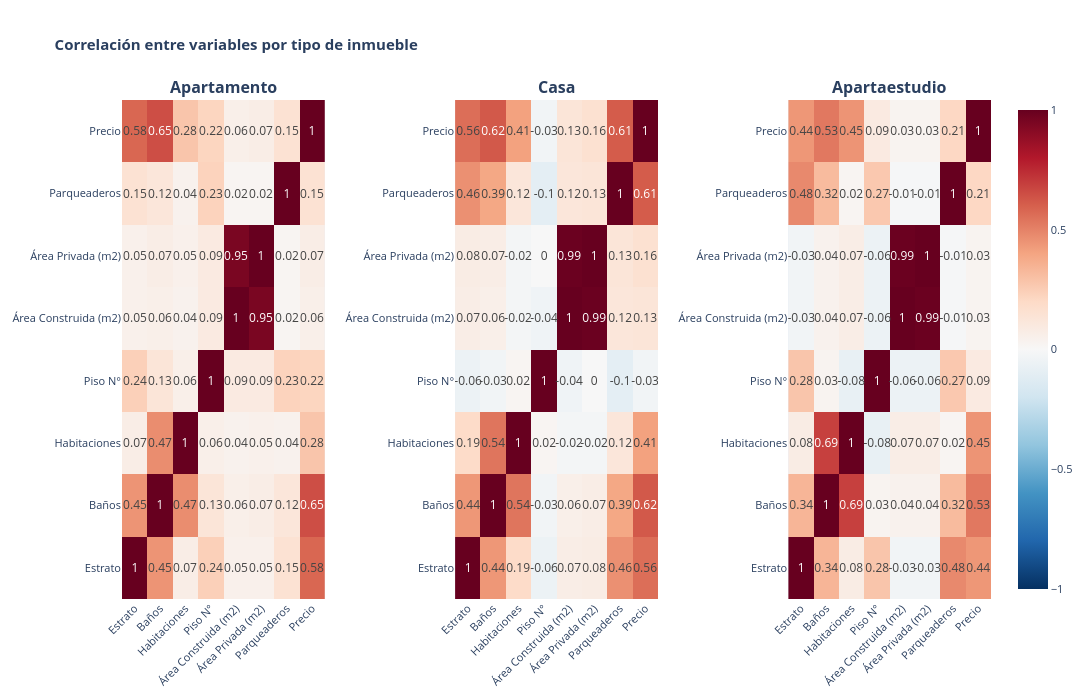

Here is the notebook cell this chart was saved with:
### Code cell
from plotly.subplots import make_subplots
import plotly.graph_objects as go

cols_numericas = ["Estrato", "Baños", "Habitaciones", "Piso N°", 
                  "Área Construida (m2)", "Área Privada (m2)", 
                  "Parqueaderos", "Precio"]

tipos = df_filtrado['Tipo de Inmueble'].unique()

fig = make_subplots(
    rows=1, cols=len(tipos),
    subplot_titles=[f"<b>{tipo}</b>" for tipo in tipos],
    horizontal_spacing=0.15  # Más espacio entre gráficos
)

for i, tipo in enumerate(tipos, 1):
    df_tipo = df_filtrado[df_filtrado['Tipo de Inmueble'] == tipo]
    corr = df_tipo[cols_numericas].corr().round(2)
    
    fig.add_trace(
        go.Heatmap(
            z=corr.values,
            x=corr.columns,
            y=corr.columns,
            colorscale="RdBu_r",
            zmid=0,
            text=corr.values,
            texttemplate='%{text}',
            textfont={"size": 12},  # Texto más grande
            showscale=(i == len(tipos))
        ),
        row=1, col=i
    )

fig.update_layout(
    title_text="<b>Correlación entre variables por tipo de inmueble</b>",
    height=700,  # Más alto
    width=550 * len(tipos),  # Más ancho por gráfico
    font=dict(size=11)
)

# Rotar etiquetas del eje x
fig.update_xaxes(tickangle=-45)

fig.show()

### Figure 1 — Plotly figure (JSON) as saved in the notebook; plotly's stock layout.template omitted (floating-point values rounded to 4 significant figures)
{"data": [{"colorscale": [[0, "rgb(5,48,97)"], [0.1, "rgb(33,102,172)"], [0.2, "rgb(67,147,195)"], [0.3, "rgb(146,197,222)"], [0.4, "rgb(209,229,240)"], [0.5, "rgb(247,247,247)"], [0.6, "rgb(253,219,199)"], [0.7, "rgb(244,165,130)"], [0.8, "rgb(214,96,77)"], [0.9, "rgb(178,24,43)"], [1, "rgb(103,0,31)"]], "showscale": false, "text": [[1.0, 0.45, 0.07, 0.24, 0.05, 0.05, 0.15, 0.58], [0.45, 1.0, 0.47, 0.13, 0.06, 0.07, 0.12, 0.65], [0.07, 0.47, 1.0, 0.06, 0.04, 0.05, 0.04, 0.28], [0.24, 0.13, 0.06, 1.0, 0.09, 0.09, 0.23, 0.22], [0.05, 0.06, 0.04, 0.09, 1.0, 0.95, 0.02, 0.06], [0.05, 0.07, 0.05, 0.09, 0.95, 1.0, 0.02, 0.07], [0.15, 0.12, 0.04, 0.23, 0.02, 0.02, 1.0, 0.15], [0.58, 0.65, 0.28, 0.22, 0.06, 0.07, 0.15, 1.0]], "textfont": {"size": 12}, "texttemplate": "%{text}", "type": "heatmap", "x": ["Estrato", "Baños", "Habitaciones", "Piso N°", "Área Construida (m2)", "Área Privada (m2)", "Parqueaderos", "Precio"], "xaxis": "x", "y": ["Estrato", "Baños", "Habitaciones", "Piso N°", "Área Construida (m2)", "Área Privada (m2)", "Parqueaderos", "Precio"], "yaxis": "y", "z": [[1.0, 0.45, 0.07, 0.24, 0.05, 0.05, 0.15, 0.58], [0.45, 1.0, 0.47, 0.13, 0.06, 0.07, 0.12, 0.65], [0.07, 0.47, 1.0, 0.06, 0.04, 0.05, 0.04, 0.28], [0.24, 0.13, 0.06, 1.0, 0.09, 0.09, 0.23, 0.22], [0.05, 0.06, 0.04, 0.09, 1.0, 0.95, 0.02, 0.06], [0.05, 0.07, 0.05, 0.09, 0.95, 1.0, 0.02, 0.07], [0.15, 0.12, 0.04, 0.23, 0.02, 0.02, 1.0, 0.15], [0.58, 0.65, 0.28, 0.22, 0.06, 0.07, 0.15, 1.0]], "zmid": 0}, {"colorscale": [[0, "rgb(5,48,97)"], [0.1, "rgb(33,102,172)"], [0.2, "rgb(67,147,195)"], [0.3, "rgb(146,197,222)"], [0.4, "rgb(209,229,240)"], [0.5, "rgb(247,247,247)"], [0.6, "rgb(253,219,199)"], [0.7, "rgb(244,165,130)"], [0.8, "rgb(214,96,77)"], [0.9, "rgb(178,24,43)"], [1, "rgb(103,0,31)"]], "showscale": false, "text": [[1.0, 0.44, 0.19, -0.06, 0.07, 0.08, 0.46, 0.56], [0.44, 1.0, 0.54, -0.03, 0.06, 0.07, 0.39, 0.62], [0.19, 0.54, 1.0, 0.02, -0.02, -0.02, 0.12, 0.41], [-0.06, -0.03, 0.02, 1.0, -0.04, -0.0, -0.1, -0.03], [0.07, 0.06, -0.02, -0.04, 1.0, 0.99, 0.12, 0.13], [0.08, 0.07, -0.02, -0.0, 0.99, 1.0, 0.13, 0.16], [0.46, 0.39, 0.12, -0.1, 0.12, 0.13, 1.0, 0.61], [0.56, 0.62, 0.41, -0.03, 0.13, 0.16, 0.61, 1.0]], "textfont": {"size": 12}, "texttemplate": "%{text}", "type": "heatmap", "x": ["Estrato", "Baños", "Habitaciones", "Piso N°", "Área Construida (m2)", "Área Privada (m2)", "Parqueaderos", "Precio"], "xaxis": "x2", "y": ["Estrato", "Baños", "Habitaciones", "Piso N°", "Área Construida (m2)", "Área Privada (m2)", "Parqueaderos", "Precio"], "yaxis": "y2", "z": [[1.0, 0.44, 0.19, -0.06, 0.07, 0.08, 0.46, 0.56], [0.44, 1.0, 0.54, -0.03, 0.06, 0.07, 0.39, 0.62], [0.19, 0.54, 1.0, 0.02, -0.02, -0.02, 0.12, 0.41], [-0.06, -0.03, 0.02, 1.0, -0.04, -0.0, -0.1, -0.03], [0.07, 0.06, -0.02, -0.04, 1.0, 0.99, 0.12, 0.13], [0.08, 0.07, -0.02, -0.0, 0.99, 1.0, 0.13, 0.16], [0.46, 0.39, 0.12, -0.1, 0.12, 0.13, 1.0, 0.61], [0.56, 0.62, 0.41, -0.03, 0.13, 0.16, 0.61, 1.0]], "zmid": 0}, {"colorscale": [[0, "rgb(5,48,97)"], [0.1, "rgb(33,102,172)"], [0.2, "rgb(67,147,195)"], [0.3, "rgb(146,197,222)"], [0.4, "rgb(209,229,240)"], [0.5, "rgb(247,247,247)"], [0.6, "rgb(253,219,199)"], [0.7, "rgb(244,165,130)"], [0.8, "rgb(214,96,77)"], [0.9, "rgb(178,24,43)"], [1, "rgb(103,0,31)"]], "showscale": true, "text": [[1.0, 0.34, 0.08, 0.28, -0.03, -0.03, 0.48, 0.44], [0.34, 1.0, 0.69, 0.03, 0.04, 0.04, 0.32, 0.53], [0.08, 0.69, 1.0, -0.08, 0.07, 0.07, 0.02, 0.45], [0.28, 0.03, -0.08, 1.0, -0.06, -0.06, 0.27, 0.09], [-0.03, 0.04, 0.07, -0.06, 1.0, 0.99, -0.01, 0.03], [-0.03, 0.04, 0.07, -0.06, 0.99, 1.0, -0.01, 0.03], [0.48, 0.32, 0.02, 0.27, -0.01, -0.01, 1.0, 0.21], [0.44, 0.53, 0.45, 0.09, 0.03, 0.03, 0.21, 1.0]], "textfont": {"size": 12}, "texttemplate": "%{text}", "type": "heatmap", "x": ["Estrato", "Baños", "Habitaciones", "Piso N°", "Área Construida (m2)", "Área Privada (m2)", "Parqueaderos", "Precio"], "xaxis": "x3", "y": ["Estrato", "Baños", "Habitaciones", "Piso N°", "Área Construida (m2)", "Área Privada (m2)", "Parqueaderos", "Precio"], "yaxis": "y3", "z": [[1.0, 0.34, 0.08, 0.28, -0.03, -0.03, 0.48, 0.44], [0.34, 1.0, 0.69, 0.03, 0.04, 0.04, 0.32, 0.53], [0.08, 0.69, 1.0, -0.08, 0.07, 0.07, 0.02, 0.45], [0.28, 0.03, -0.08, 1.0, -0.06, -0.06, 0.27, 0.09], [-0.03, 0.04, 0.07, -0.06, 1.0, 0.99, -0.01, 0.03], [-0.03, 0.04, 0.07, -0.06, 0.99, 1.0, -0.01, 0.03], [0.48, 0.32, 0.02, 0.27, -0.01, -0.01, 1.0, 0.21], [0.44, 0.53, 0.45, 0.09, 0.03, 0.03, 0.21, 1.0]], "zmid": 0}], "layout": {"annotations": [{"font": {"size": 16}, "showarrow": false, "text": "<b>Apartamento</b>", "x": 0.1167, "xanchor": "center", "xref": "paper", "y": 1, "yanchor": "bottom", "yref": "paper"}, {"font": {"size": 16}, "showarrow": false, "text": "<b>Casa</b>", "x": 0.5, "xanchor": "center", "xref": "paper", "y": 1, "yanchor": "bottom", "yref": "paper"}, {"font": {"size": 16}, "showarrow": false, "text": "<b>Apartaestudio</b>", "x": 0.8833, "xanchor": "center", "xref": "paper", "y": 1, "yanchor": "bottom", "yref": "paper"}], "font": {"size": 11}, "height": 700, "title": {"text": "<b>Correlación entre variables por tipo de inmueble</b>"}, "width": 1650, "xaxis": {"anchor": "y", "domain": [0, 0.2333], "tickangle": -45}, "xaxis2": {"anchor": "y2", "domain": [0.3833, 0.6167], "tickangle": -45}, "xaxis3": {"anchor": "y3", "domain": [0.7667, 1.0], "tickangle": -45}, "yaxis": {"anchor": "x", "domain": [0, 1]}, "yaxis2": {"anchor": "x2", "domain": [0, 1]}, "yaxis3": {"anchor": "x3", "domain": [0, 1]}}}
